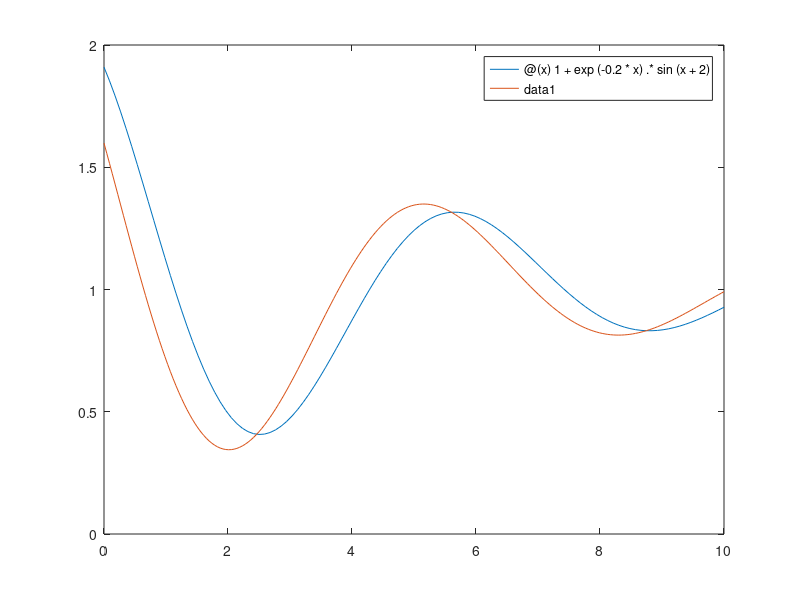

The MATLAB source for this figure:
y = @(x) 1 + exp(-0.2*x) .* sin(x + 2);
min = fminbnd(y, 0, 10);
fprintf("(x, y)=\n");
disp([min y(min)]);
fplot(y,[0 10]);
hold on;
y1 = @(x, c) 1 + exp(-0.2*x) .* sin(x + c);
min = fminbnd(@(x) y1(x, 2.5), 0, 10);
fprintf("(x, y)=\n");
disp([min, y1(min, 2.5)]);
fplot(@(x) y1(x, 2.5), [0 10]);
hold off;
